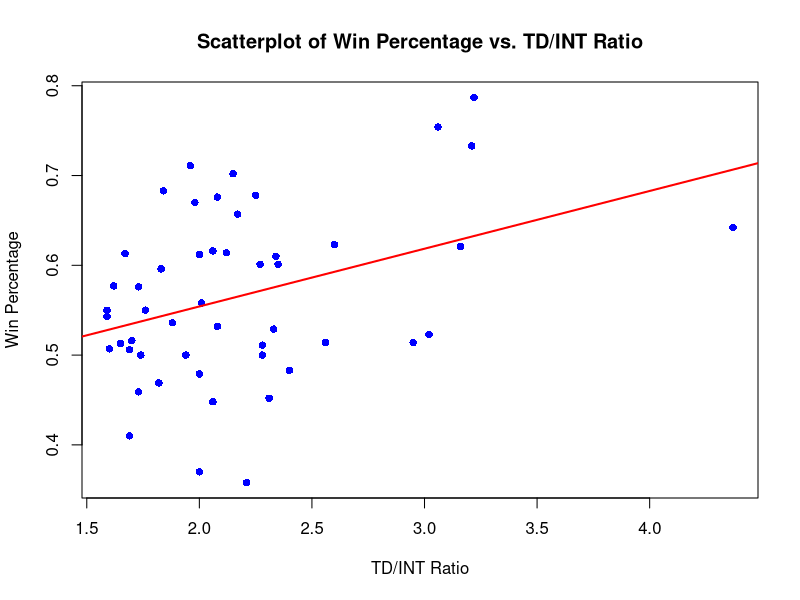
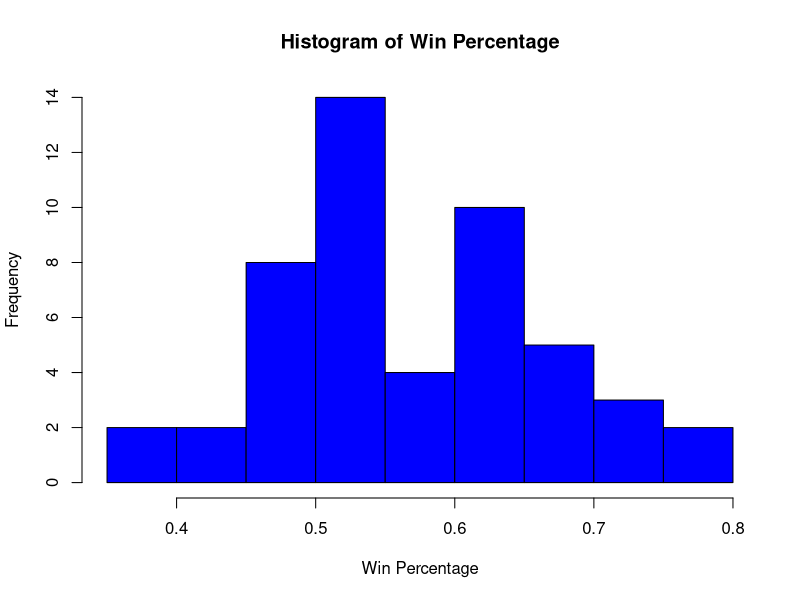
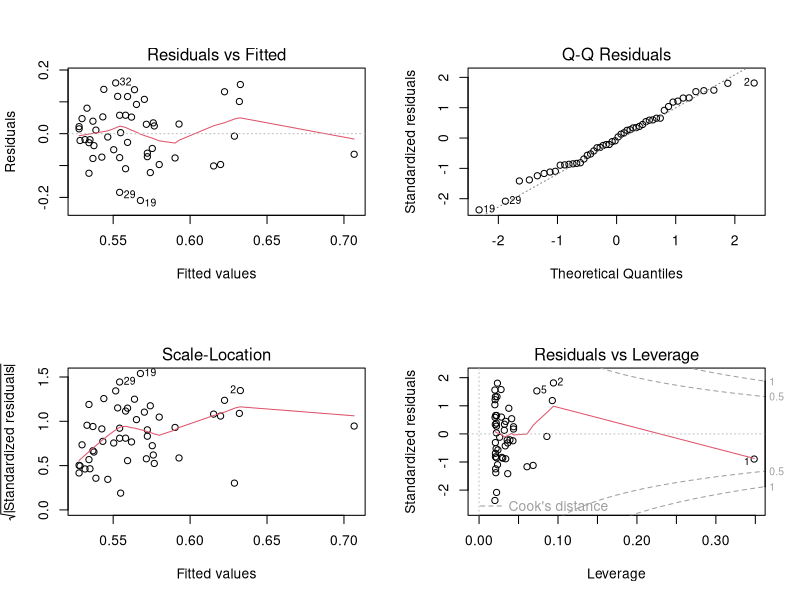

Recreate these plots in R, in order.
# Load libraries
library(tidyverse)
library(caTools)
library(car)
library(broom)

# Read the dataset
QB_Data <- read_csv("QB_Data.csv")

# --------- SIMPLE LINEAR REGRESSION ---------
model <- lm(WPct ~ TD_INT_R, data = QB_Data)
summary(model)

# Scatterplot of win percentage vs TD/INT ratio
plot(QB_Data$TD_INT_R, QB_Data$WPct, 
     main = "Scatterplot of Win Percentage vs. TD/INT Ratio", 
     xlab = "TD/INT Ratio", 
     ylab = "Win Percentage", 
     pch = 16, col = "blue")
abline(model, col = "red", lwd = 2)

# Histogram of win percentage 
hist(QB_Data$WPct, 
     main = "Histogram of Win Percentage", 
     xlab = "Win Percentage", 
     col = "blue", 
     border = "black", 
     breaks = 10)

# --------- OPTIONAL: DIAGNOSTICS AND EXTRAS ---------

# --------- MULTIPLE LINEAR REGRESSION ---------
model2 <- lm(WPct ~ TD_INT_R + Yds + CPct, data = QB_Data)
summary(model2)

# VIF - Multicollinearity Check
vif(model2)

# Compare models (simple vs. multiple regression)
anova(model, model2)

# Correlation Matrix
QB_Data %>%
  select(TD_INT_R, WPct, Yds, CPct) %>%
  cor(use = "complete.obs") %>%
  round(2)

# Residual diagnostics (optional but useful)
par(mfrow = c(2, 2))
plot(model)
par(mfrow = c(1, 1))
